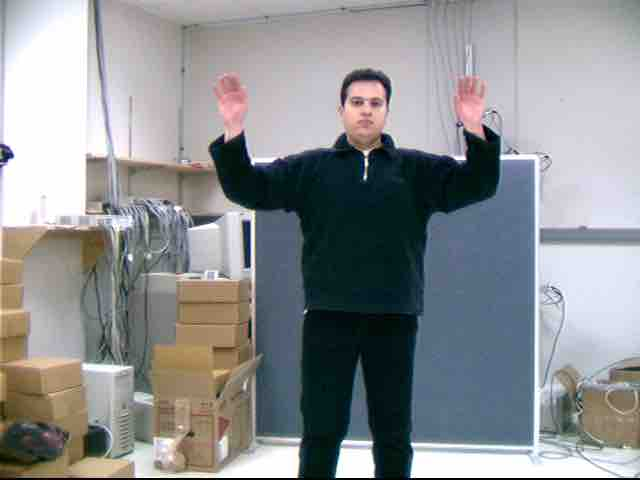
#> input picture HW2/human1.jpg, 640 x 480 px
$ python 1.py
#> lines starting #> are read from the running program, lines starting #| are printed output that depends on the picture
import cv2
import numpy as np
from tkinter import *
from tkinter.filedialog import askopenfilename
from matplotlib import pyplot as plt
import unicodedata

mouseX, mouseY= 0,0

Tk().withdraw()
filename = askopenfilename()
#> the answer given: human1.jpg
image = cv2.imread(filename)
#> image is the input picture: shape (480, 640, 3); mean B, G, R 145.3, 143.3, 140.9

b = cv2.calcHist([image],[0],None,[256],[0,256])
#> b = 256 values, max 13705 at index 254, min 41 at index 1, mean 1200
g = cv2.calcHist([image],[1],None,[256],[0,256])
#> g = 256 values, max 14335 at index 254, min 48 at index 2, mean 1200
r = cv2.calcHist([image],[2],None,[256],[0,256])
#> r = 256 values, max 14492 at index 254, min 142 at index 35, mean 1200
plt.subplot(221), plt.plot(r,color = 'r'), plt.xlim([0,256]), plt.title('Histogram for red channel'), plt.subplots_adjust(hspace=.4)
plt.subplot(222), plt.plot(g,color = 'g'), plt.xlim([0,256]), plt.title('Histogram for green channel')
plt.subplot(223), plt.plot(b,color = 'b'), plt.xlim([0,256]), plt.title('Histogram for blue channel'), plt.subplots_adjust(wspace=.3)

print("\nClick anywhere on the image to get current pixel location and its details.")
print("Press ESC to quit.\n")
def click(event, x, y, flags, param):
	global mouseX, mouseY, image, clone
	iv = 0.0
	if event == cv2.EVENT_MOUSEMOVE:
		image = clone.copy()
		cv2.rectangle(image, (x-6,y-6), (x+6,y+6), (0, 255, 0), 1)
		mouseX, mouseY = x,y
		mean, sd = cv2.meanStdDev(image[(y-5):(y+6),(x-5):(x+6)])
		iv= (int(image[mouseY][mouseX][2])+int(image[mouseY][mouseX][1])+int(image[mouseY][mouseX][0]))/3.0
		print("(x="+str(mouseX)+", y="+str(mouseY)+") ~ R:"+str(image[mouseY][mouseX][2])+" G:"+str(image[mouseY][mouseX][1])+" B:"+str(image[mouseY][mouseX][0])+" \nIntensity value="+str(iv))
		print("Mean= R:"+str(mean[2][0])+" G:"+str(mean[1][0])+" B:"+str(mean[0][0]))
		print("Standard deviation= R:"+str(sd[2][0])+" G:"+str(sd[1][0])+" B:"+str(sd[0][0])+"\n")

clone = image.copy()
cv2.namedWindow("image")
cv2.setMouseCallback("image", click)
while True:
	cv2.imshow("image", image)
	key = cv2.waitKey(1) & 0xFF
#> (key Esc is pressed here)
	if key == 27:
		break
cv2.destroyAllWindows()
plt.show()
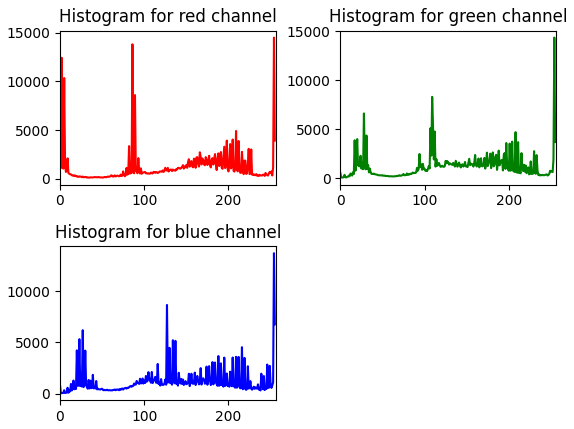
#> figure drawn by matplotlib, 3 panels; panel 1: curve peaks at x = 254, y = 14492; panel 2: curve peaks at x = 254, y = 14335; panel 3: curve peaks at x = 254, y = 13705

$ run again, on HW2/homogeneous.png
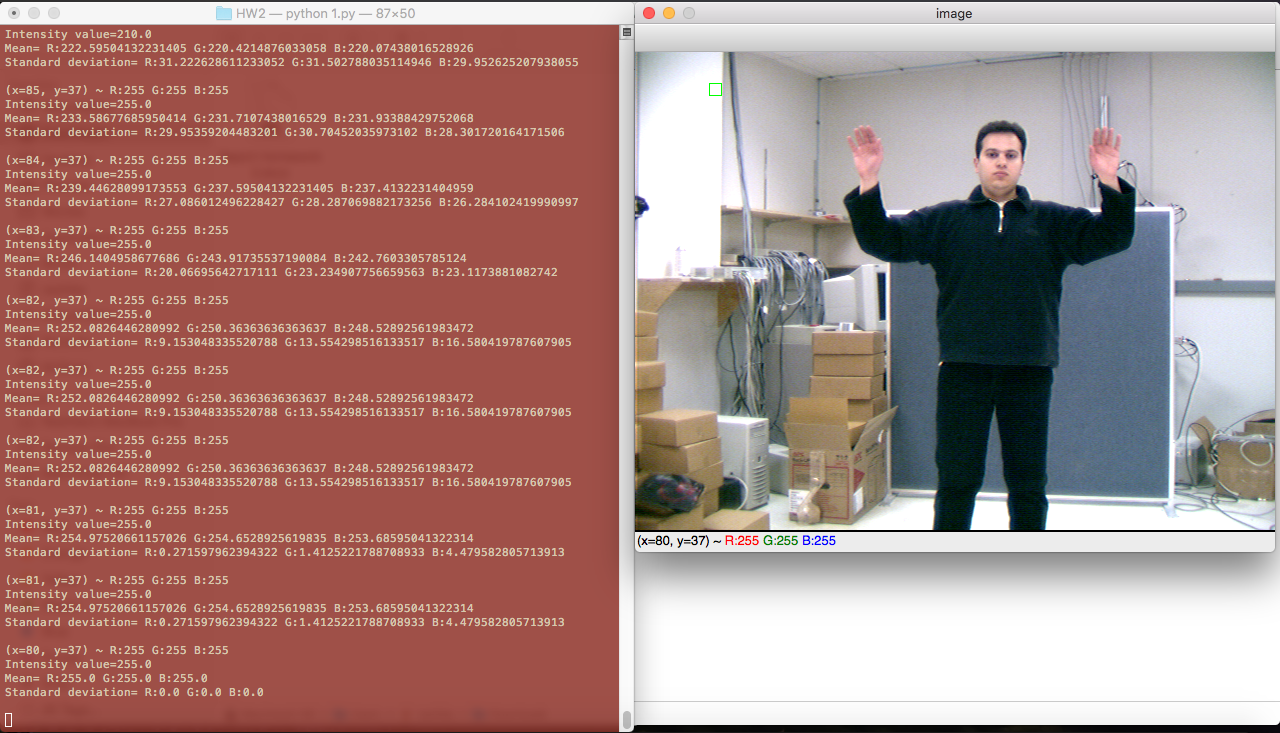
#> input picture HW2/homogeneous.png, 1280 x 733 px
#> image is the input picture: shape (733, 1280, 3); mean B, G, R 130.2, 134.1, 167.3
#> b = 256 values, max 207486 at index 72, min 128 at index 1, mean 3665
#> g = 256 values, max 208704 at index 80, min 23 at index 1, mean 3665
#> r = 256 values, max 203378 at index 159, min 105 at index 31, mean 3665
#> `plt.show()`:
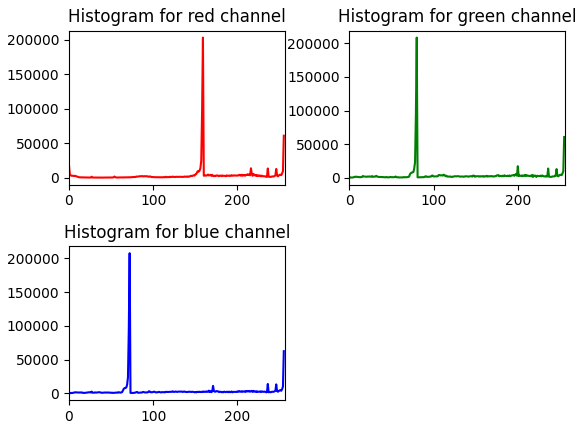
#> figure drawn by matplotlib, 3 panels; panel 1: curve peaks at x = 159, y = 203378; panel 2: curve peaks at x = 80, y = 208704; panel 3: curve peaks at x = 72, y = 207486
